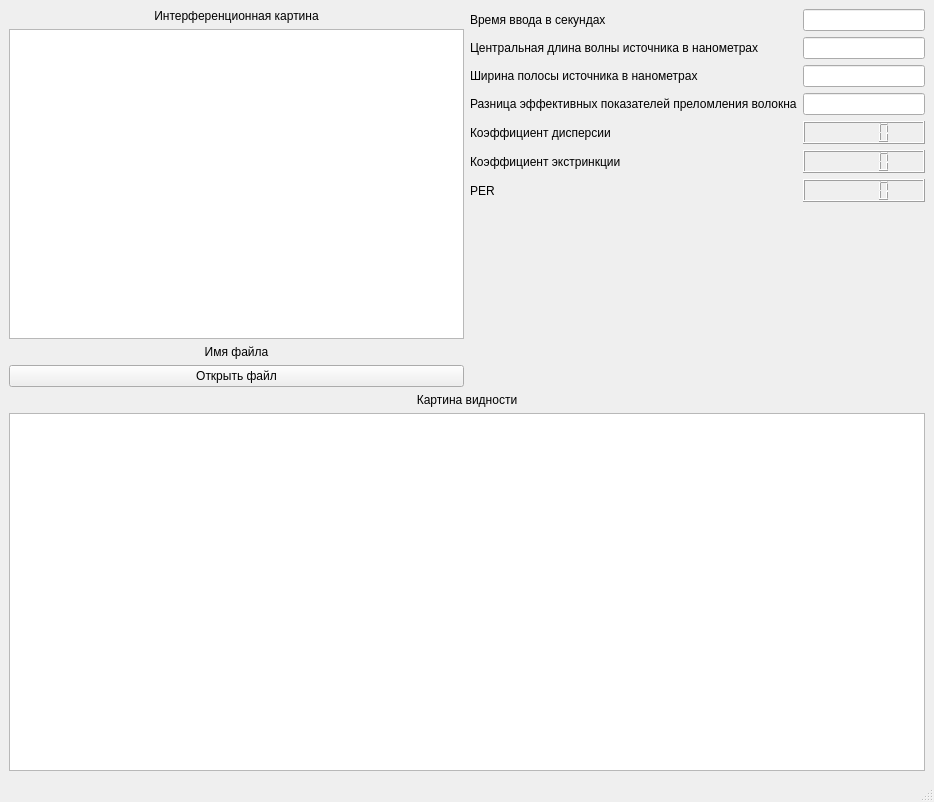
<?xml version="1.0" encoding="UTF-8"?>
<ui version="4.0">
 <class>MainWindow</class>
 <widget class="QMainWindow" name="MainWindow">
  <property name="geometry">
   <rect>
    <x>0</x>
    <y>0</y>
    <width>934</width>
    <height>802</height>
   </rect>
  </property>
  <property name="windowTitle">
   <string> Анализатор</string>
  </property>
  <widget class="QWidget" name="centralwidget">
   <layout class="QVBoxLayout" name="verticalLayout_3">
    <item>
     <layout class="QHBoxLayout" name="horizontalLayout">
      <item>
       <layout class="QVBoxLayout" name="verticalLayout">
        <item>
         <widget class="QLabel" name="label_2">
          <property name="text">
           <string>Интерференционная картина</string>
          </property>
          <property name="alignment">
           <set>Qt::AlignCenter</set>
          </property>
         </widget>
        </item>
        <item>
         <widget class="QGraphicsView" name="interference"/>
        </item>
        <item>
         <widget class="QLabel" name="label_filename">
          <property name="text">
           <string>Имя файла</string>
          </property>
          <property name="alignment">
           <set>Qt::AlignCenter</set>
          </property>
         </widget>
        </item>
        <item>
         <widget class="QPushButton" name="openButton">
          <property name="text">
           <string>Открыть файл</string>
          </property>
         </widget>
        </item>
       </layout>
      </item>
      <item>
       <layout class="QFormLayout" name="formLayout_2">
        <item row="0" column="0">
         <widget class="QLabel" name="total_time_title">
          <property name="text">
           <string>Время ввода в cекундах</string>
          </property>
         </widget>
        </item>
        <item row="0" column="1">
         <widget class="QLineEdit" name="total_time"/>
        </item>
        <item row="1" column="0">
         <widget class="QLabel" name="lambda_source_litle">
          <property name="text">
           <string>Центральная длина волны источника в нанометрах</string>
          </property>
         </widget>
        </item>
        <item row="1" column="1">
         <widget class="QLineEdit" name="lambda_source"/>
        </item>
        <item row="2" column="0">
         <widget class="QLabel" name="source_bandwith_title">
          <property name="text">
           <string>Ширина полосы источника в нанометрах</string>
          </property>
         </widget>
        </item>
        <item row="2" column="1">
         <widget class="QLineEdit" name="source_bandwith"/>
        </item>
        <item row="3" column="0">
         <widget class="QLabel" name="delta_n_title">
          <property name="text">
           <string>Разница эффективных показателей преломления волокна</string>
          </property>
         </widget>
        </item>
        <item row="3" column="1">
         <widget class="QLineEdit" name="delta_n"/>
        </item>
        <item row="4" column="0">
         <widget class="QLabel" name="k_disp_titile">
          <property name="text">
           <string>Коэффициент дисперсии</string>
          </property>
         </widget>
        </item>
        <item row="4" column="1">
         <widget class="QLCDNumber" name="k_disp"/>
        </item>
        <item row="5" column="0">
         <widget class="QLabel" name="k_ekst_titile">
          <property name="text">
           <string>Коэффициент экстринкции</string>
          </property>
         </widget>
        </item>
        <item row="5" column="1">
         <widget class="QLCDNumber" name="k_ekst"/>
        </item>
        <item row="6" column="0">
         <widget class="QLabel" name="per_titile">
          <property name="text">
           <string>PER</string>
          </property>
         </widget>
        </item>
        <item row="6" column="1">
         <widget class="QLCDNumber" name="per_title"/>
        </item>
       </layout>
      </item>
     </layout>
    </item>
    <item>
     <layout class="QVBoxLayout" name="verticalLayout_2">
      <item>
       <widget class="QLabel" name="label_3">
        <property name="text">
         <string>Картина видности</string>
        </property>
        <property name="alignment">
         <set>Qt::AlignCenter</set>
        </property>
       </widget>
      </item>
      <item>
       <widget class="QGraphicsView" name="visibility"/>
      </item>
     </layout>
    </item>
   </layout>
  </widget>
  <widget class="QStatusBar" name="statusbar"/>
 </widget>
 <resources/>
 <connections/>
</ui>
